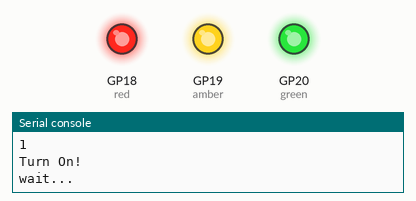
Recording of a program running on a simulated Raspberry Pi Pico running MicroPython. Parts: output pins drawn as LEDs (lit = HIGH), the last lines printed to the serial console. At 10.0 s the program stops and its outputs stay as they are.

Above: at 0.1 s.
At 9.6 s:
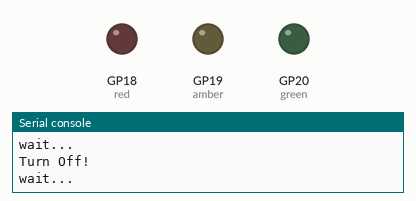
Timing chart, 0 to 11.1 s (numbered marks = the images above):
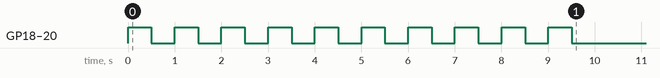

The program:

02-pico-advent-d02-p02.py
```python
# https://thepihut.com/pages/advent

# Day-2 - https://thepihut.com/blogs/raspberry-pi-tutorials/maker-advent-calendar-day-2-let-s-get-blinky

from machine import Pin
import time

print("Starting awesome program!...")

# GPIO18 (physical pin 24) for Red
# GPIO19 (physical pin 25) for Amber
# GPIO20 (physical pin 26) for Green

red = Pin(18, Pin.OUT)
amber = Pin(19, Pin.OUT)
green = Pin(20, Pin.OUT)

counter = 1 # Set the counter to start at 1

while counter < 11: # While count is less than 11...
#while True:

    print(counter) # Print the current counter

    print("Turn On!")
    # LEDs all on
    red.value(1)
    amber.value(1)
    green.value(1)

    print("wait...")
    time.sleep(0.5) # Wait half a second

    print("Turn Off!")
    # LEDs all off
    red.value(0)
    amber.value(0)
    green.value(0)

    print("wait...")
    time.sleep(0.5) # Wait half a second

    counter += 1 # Add 1 to our counter

print("Ending awesome program!...BYE :)")
```
